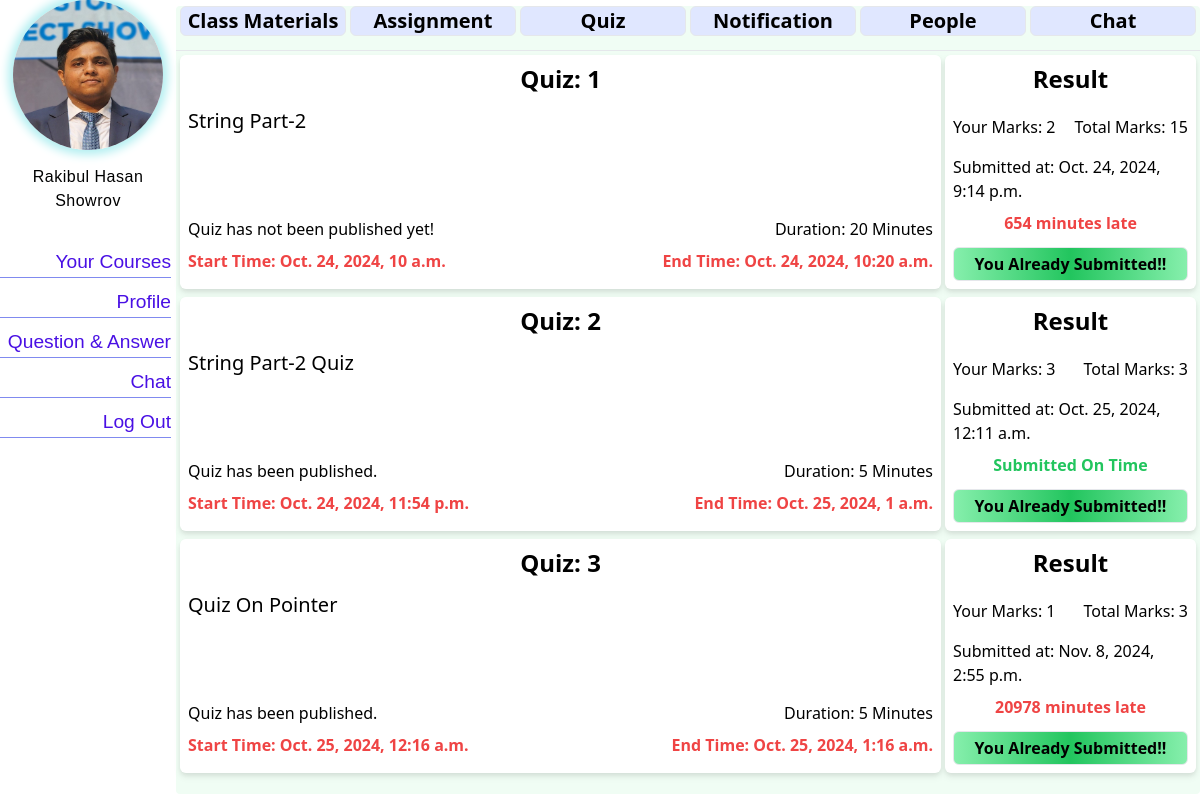
Screenshot of /course/1/student_quizes/ (signed in) with the database file from the repository.
### student/models.py (models this page shows, shortened)
class Student(models.Model):
  user=models.OneToOneField(User,on_delete=models.CASCADE, related_name='student_profile')
  student_id = models.IntegerField(
        unique=True,
        validators=[MinValueValidator(10000), MaxValueValidator(99999)],  # Ensure it's a 5-digit number
        blank=True
    )
  fullname = models.CharField(max_length=120, blank=True)
  dob = models.DateField(blank=True,null=True)
  profile_pic = models.ImageField(upload_to='profile_pics/students', blank=True)
  profile_type = models.CharField(max_length=20, default="Student")

### courses/models.py (models this page shows, shortened)
class CourseQuiz(models.Model):
    course = models.ForeignKey(Course, on_delete=models.CASCADE, related_name='quizzes')
    title = models.CharField(max_length=30)
    quiz_number=models.PositiveSmallIntegerField(default=0)
    total_marks = models.IntegerField()
    duration = models.PositiveIntegerField(blank=False)
    start_time = models.DateTimeField(blank=False)  # Field for the start time
    end_time = models.DateTimeField(blank=False)    # Field for the end time
    publish_status=models.BooleanField(default=False)

class QuizResult(models.Model):
    quiz=models.ForeignKey(CourseQuiz,on_delete=models.CASCADE, related_name='quiz_results')
    student = models.ForeignKey('student.Student', on_delete=models.CASCADE, related_name='student_quiz_results',)
    obtained_marks=models.PositiveIntegerField(null=True)
    submit_time=models.DateTimeField(auto_now_add=True)
    class Meta:
        unique_together = ('quiz', 'student')

### courses/views.py (the view)
# urls.py: path('student_quizes/',views.quizes,name="quizes"),
@login_required
def quizes(request,pk):
    course=get_object_or_404(Course,pk=pk)
    quizes = CourseQuiz.objects.filter(course=course)
    student=get_object_or_404(Student,user=request.user)
    submitted_quizes = []
    for quiz in quizes:
        if QuizResult.objects.filter(quiz=quiz, student=student).exists():
            submitted_quizes.append(quiz.pk)
    print(submitted_quizes)
    context={
        "quizes":quizes,
        "course":course,
        'submitted_quizes': submitted_quizes,
    }
    return render(request,'course/quizes.html',context=context)

### courses/templatetags/course_filters.py (called while the page is built)
@register.filter(name='time_difference')
def time_difference(submit_time, end_time):
    diff = submit_time - end_time
    return diff.total_seconds() / 60  # Returns the difference in minutes

@register.filter(name='to_int')
def to_int(value):
    try:
        return int(value)
    except (ValueError, TypeError):
        return value

### e_Learning_Application/context_processors.py (called while the page is built, shortened)
def profile_context(request):
    context = {
    }
    if request.user.is_authenticated:
        student_profile = getattr(request.user, 'student_profile', None)
        teacher_profile = getattr(request.user, 'teacher_profile', None)
        if student_profile:
            context={
                'profile': student_profile,
                'is_student': True,
                'id': student_profile.student_id,
                'base_template': "stdbase.html"
            }
    return context

### templates/course/quizes.html (shortened to what this page needs)
{% extends 'course/courseDetails.html' %}
{% load static %}
{% load course_filters %}
{% block course_content %}
{% if quizes %}
    {% for q in quizes %}
    <div class="grid grid-cols-4 gap-1 drop-shadow-md p-1 rounded-md">
        <div class="col-span-3 bg-white rounded-md p-2 flex flex-col">
            <div class="text-center text-2xl text-black font-semibold">
                Quiz: {{ q.quiz_number }}
            </div>
            <div class="text-xl my-3 flex-grow">
                {{ q.title }}
            </div>
            <div class="flex justify-between font-medium my-2">
                <div>
                    {% if q.publish_status %}
                    Quiz has been published.
                    {% else %}
                    Quiz has not been published yet!
                    {% endif %}
                </div>
                <div>
                    Duration: {{ q.duration }} Minutes
                </div>
            </div>
            <div class="flex justify-between text-red-500 font-bold mb-2">
                <div>
                    Start Time: {{ q.start_time }}
                </div>
                <div>
                    End Time: {{ q.end_time }}
                </div>
            </div>
        </div>
        <div class="col-span-1 bg-white rounded-md p-2 flex flex-col justify-between h-full">
            <div class="text-center text-2xl text-black font-semibold mb-3">
                Result
            </div>
            {% if q.pk in submitted_quizes %}
                {% for r in q.quiz_results.all %}
                    {% if r.student == profile %}
                        <div class="flex justify-between my-2">
                            <div>Your Marks: {{ r.obtained_marks }}</div>
                            <div>Total Marks: {{ q.total_marks }}</div>
                        </div>
                        <div class="flex flex-col">
                            <div class="my-2">Submitted at: {{ r.submit_time }}</div>
                            <div>
                                {% if r.submit_time > q.end_time %}
                                    <h1 class="text-red-500 font-bold text-center">
                                        {% with late_minutes=r.submit_time|time_difference:q.end_time %}
                                            {% if late_minutes > 0 %}
                                                {{ late_minutes|to_int }} minutes late
                                            {% else %}
                                                On time
                                            {% endif %}
                                        {% endwith %}
                                    </h1>
                                {% else %}
                                    <h1 class="text-green-500 font-bold text-center">Submitted On Time</h1>
                                {% endif %}
                            </div>
                        </div>
                        <div class="w-full mx-auto my-3 mb-0 text-center border rounded-md bg-gradient-to-r from-green-300 via-green-500 to-green-300 h-auto font-semibold p-1">
                            You Already Submitted!!
                        </div>
                    {% endif %}
                {% endfor %}
            {% endif %}
        </div>
    </div>
    {% endfor %}
{% else %}
    <div class="bg-red-500 mx-auto w-3/4 p-3 my-3 rounded-md">
        <h1 class="font-bold text-center">No Quizzes Found!</h1>
    </div>
{% endif %}
{% endblock %}

### templates/stdbase.html (shortened to what this page needs)
{%load static %}
{% load static tailwind_tags %}
{% load custom_filters %}
<!DOCTYPE html>
<html lang="en">
<head>
  <link rel="stylesheet" href="{% static 'css/stdbase.css'%}">
  {% tailwind_css %}
</head>
<body>
  <div class="nav_container">
    <div class="img_container">
      <img src="/media/{{profile.profile_pic}}" alt="User Photo">
    </div>
    <div class="user_info">
    <h3>{{profile.fullname}}</h3>
    </div>
    <div class="nav_actionbar">
       <a class='action_box' href="{% url 'student:stdHomePage' student_id=id %}">Your Courses</a>
       <a class='action_box' href="{%url 'user_profile:user_profile'%}">Profile</a>
       <a class='action_box' href="{% url 'qna:qna' %}">Question & Answer</a>
       <a class='action_box' href="#">Chat</a>
       <a class='action_box' href="{%url 'user_handle:userLogout'%}">Log Out</a>
    </div>
  </div>
  {%block content%}{%endblock%}
</body>
</html>

### static/css/stdbase.css (style rules this page uses)
body { display: flex; flex-direction: row; justify-content: flex-start; margin: 0; border-radius: 5px; }
.nav_container { display: flex; flex-direction: column; align-items: center; height: 100vh; width: 15vw; background-color:white; border-radius: 5px; }
.user_info { margin-top: 10px; margin-bottom: 30px; border-radius: 15px; }
.user_info h3 { color: rgb(0, 1, 1); letter-spacing: 0.5px; margin: 0px; text-align: center; }
.img_container { width: 100%; height: 200px; background-color: auto; display: flex; justify-content: center; border-radius: 15px; }
.img_container img { width: 150px; height: 150px; border-radius: 300px; box-shadow: 0 0 10px 5px rgb(179, 239, 241) ; margin-bottom: 5px; }
.nav_actionbar { display: flex; flex-direction: column; justify-content: flex-start; align-items: flex-end; background-color: auto; width: 100%; height: 100vh; background-color: white; border-radius: 10px; }
.nav_actionbar a { height: 30px; background-color: none; text-decoration: none; font-size: larger; font-weight: 500; color: rgb(73, 16, 228); border-bottom: 1px solid rgb(128, 138, 239); margin: 5px; font-family: 'Trebuchet MS', 'Lucida Sans Unicode', 'Lucida Grande', 'Lucida Sans', Arial, sans-serif; }
.action_box { height: 20px; width: 100%; background-color:auto; text-align: end; }
.card_child_1 h2,h3 { font-weight: 800; font-family: 'Trebuchet MS', 'Lucida Sans Unicode', 'Lucida Grande', 'Lucida Sans', Arial, sans-serif; margin-top: 0px; font-size:medium ; }

### rows the page displays
Student: profile_pic (picture), fullname "Rakibul Hasan Showrov"
CourseQuiz: quiz_number "1", title "String Part-2", publish_status "Quiz has not been published yet!", duration "20", start_time "Oct. 24, 2024, 10 a.m.", end_time "Oct. 24, 2024, 10:20 a.m.", total_marks "15"
QuizResult: obtained_marks "2", submit_time "Oct. 24, 2024, 9:14 p.m.", value "654"
CourseQuiz: quiz_number "2", title "String Part-2 Quiz", publish_status "Quiz has been published.", duration "5", start_time "Oct. 24, 2024, 11:54 p.m.", end_time "Oct. 25, 2024, 1 a.m.", total_marks "3"
QuizResult: obtained_marks "3", submit_time "Oct. 25, 2024, 12:11 a.m.", shows "Submitted On Time"
CourseQuiz: quiz_number "3", title "Quiz On Pointer", publish_status "Quiz has been published.", duration "5", start_time "Oct. 25, 2024, 12:16 a.m.", end_time "Oct. 25, 2024, 1:16 a.m.", total_marks "3"
QuizResult: obtained_marks "1", submit_time "Nov. 8, 2024, 2:55 p.m.", value "20978"
